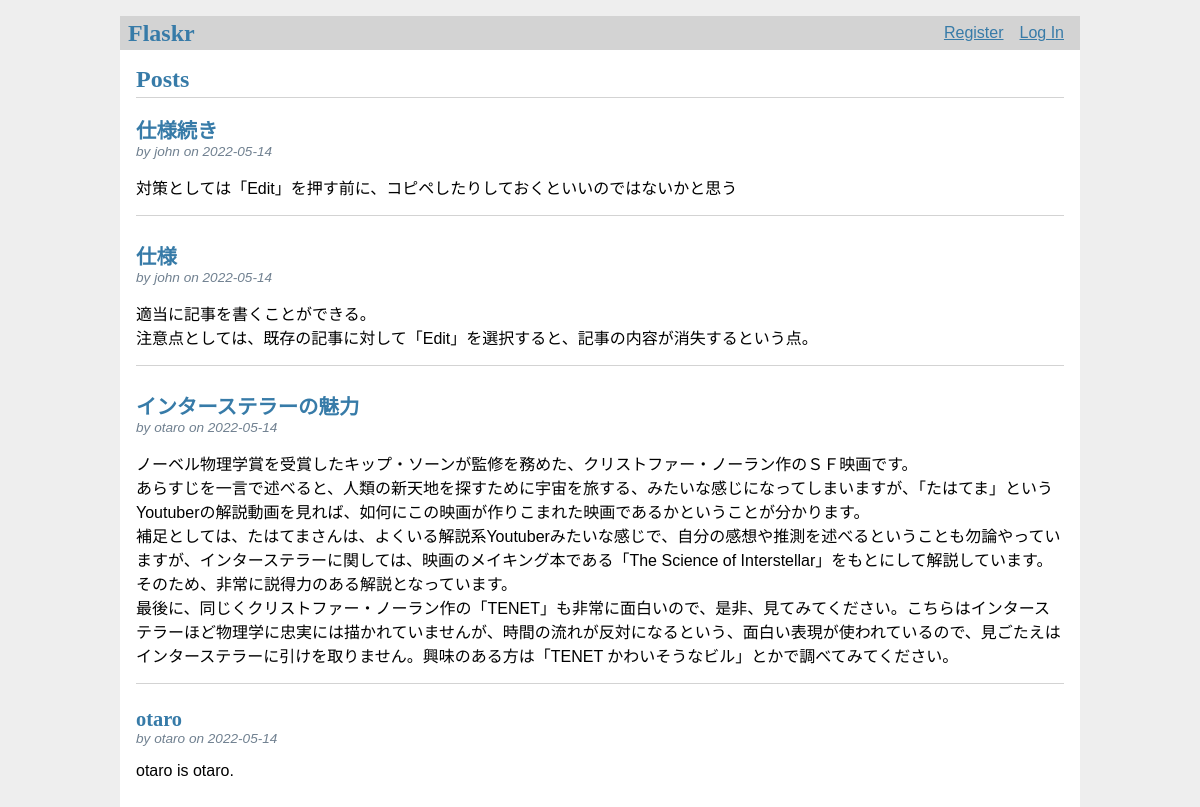
The app's page /, older data.
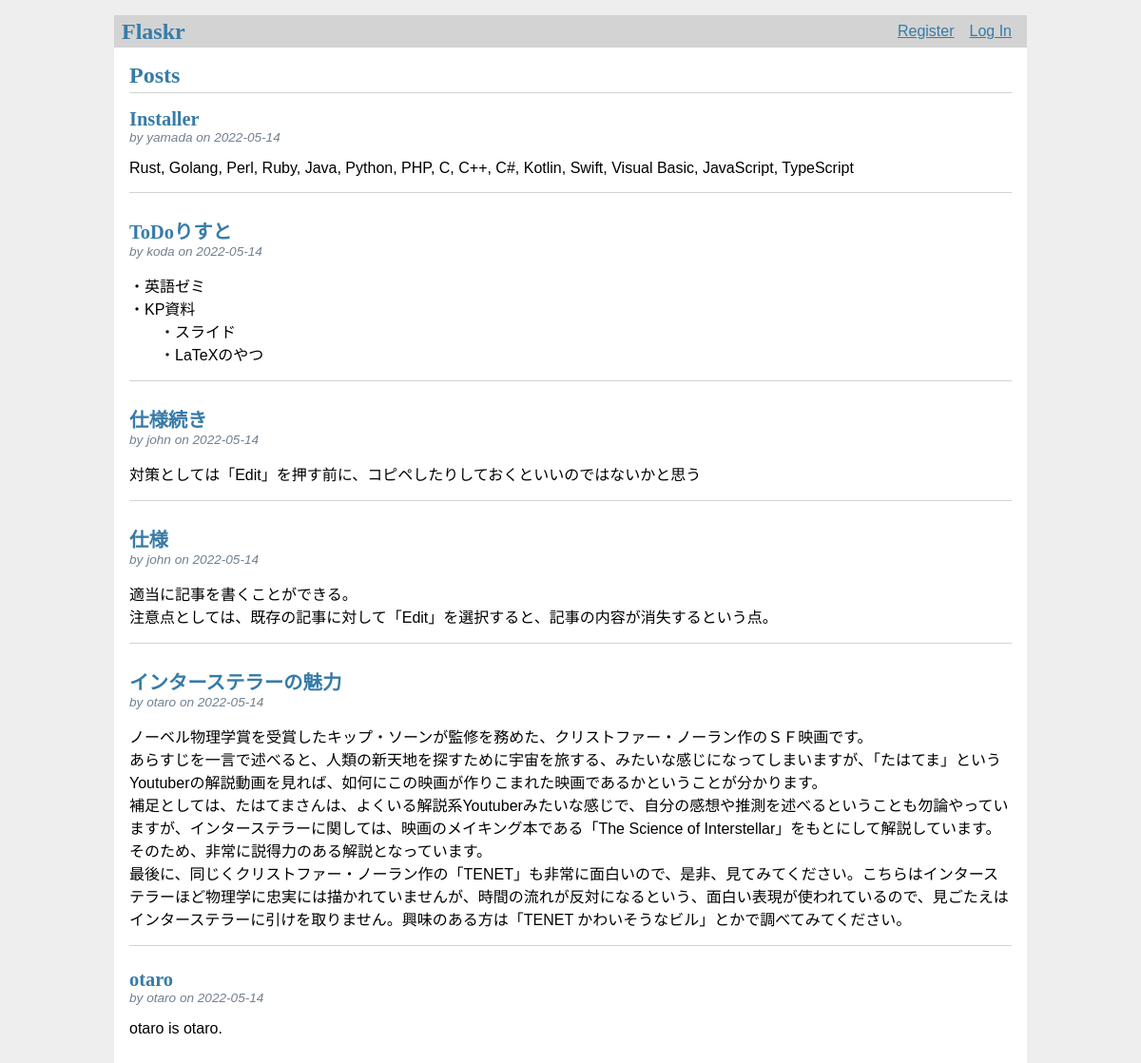
The same page, newer data.
### tables this page shows
CREATE TABLE post (
  id INTEGER PRIMARY KEY AUTOINCREMENT,
  author_id INTEGER NOT NULL,
  created TIMESTAMP NOT NULL DEFAULT CURRENT_TIMESTAMP,
  title TEXT NOT NULL,
  body TEXT NOT NULL,
  FOREIGN KEY (author_id) REFERENCES user (id)
);

CREATE TABLE user (
  id INTEGER PRIMARY KEY AUTOINCREMENT,
  username TEXT UNIQUE NOT NULL,
  password TEXT NOT NULL
);

### flaskr/blog.py (the view)
@bp.route('/')
def index():
    db = get_db()
    posts = db.execute(
        'SELECT p.id, title, body, created, author_id, username'
        '  FROM post p JOIN user u ON p.author_id = u.id'
        ' ORDER BY created DESC'
    ).fetchall()
    return render_template('blog/index.html', posts=posts)

### flaskr/auth.py (called while the page is built)
@bp.before_app_request
def load_logged_in_user():
    user_id = session.get('user_id')
    if user_id is None:
        g.user = None
    else:
        g.user = get_db().execute(
            'SELECT * FROM user WHERE id = ?', (user_id,)
        ).fetchone()

### flaskr/db.py (called while the page is built)
def get_db():
    if 'db' not in g:
        g.db = sqlite3.connect(
            current_app.config['DATABASE'],
            detect_types=sqlite3.PARSE_DECLTYPES
        )
        g.db.row_factory = sqlite3.Row
    return g.db

### flaskr/templates/blog/index.html (shortened to what this page needs)
{% extends 'base.html' %}
{% block header %}
  <h1>{% block title %}Posts{% endblock %}</h1>
{% endblock %}
{% block content %}
  {% for post in posts %}
    <article class="post">
      <header>
        <div>
          <h1>{{ post['title'] }}</h1>
          <div class="about">by {{ post['username'] }} on {{ post['created'].strftime('%Y-%m-%d') }}</div>
        </div>
      </header>
      <p class="body">{{ post['body'] }}</p>
    </article>
    {% if not loop.last %}
      <hr>
    {% endif %}
  {% endfor %}
{% endblock %}

### flaskr/templates/base.html (shortened to what this page needs)
<!doctype html>
<link rel="stylesheet" href="{{ url_for('static', filename='style.css') }}">
<nav>
  <h1>Flaskr</h1>
  <ul>
    {% if g.user %}
      <li><span>{{ g.user['username'] }}</span>
      <li><a href="{{ url_for('auth.logout') }}">Log Out</a>
    {% else %}
      <li><a href="{{ url_for('auth.register') }}">Register</a>
      <li><a href="{{ url_for('auth.login') }}">Log In</a>
    {% endif %}
  </ul>
</nav>
<section class="content">
  <header>
    {% block header %}{% endblock %}
  </header>
  {% block content %}{% endblock %}
</section>

### flaskr/static/style.css (style rules this page uses)
h1 { font-family: serif; color: #377ba8; margin: 1rem 0; }
a { color: #377ba8; }
hr { border: none; border-top: 1px solid lightgray; }
nav { background: lightgray; display: flex; align-items: center; padding: 0 0.5rem; }
nav h1 { flex: auto; margin: 0; }
nav ul { display: flex; list-style: none; margin: 0; padding: 0; }
nav ul li a, nav ul li span, header .action { display: block; padding: 0.5rem; }
.content { padding: 0 1rem 1rem; }
.content > header { border-bottom: 1px solid lightgray; display: flex; align-items: flex-end; }
.content > header h1 { flex: auto; margin: 1rem 0 0.25rem 0; }
.post > header { display: flex; align-items: flex-end; font-size: 0.85em; }
.post > header > div:first-of-type { flex: auto; }
.post > header h1 { font-size: 1.5em; margin-bottom: 0; }
.post .about { color: slategray; font-style: italic; }
.post .body { white-space: pre-line; }
.content:last-child { margin-bottom: 0; }

Row changes from the older to the newer data that the page shows:
added post: title "Installer", username "yamada", created "2022-05-14", body "Rust, Golang, Perl, Ruby, Java, Python, PHP, C, C++, C#, Kotlin, Swift, Visual Basic, JavaScript, TypeScript"
added post: title "ToDoりすと", username "koda", created "2022-05-14", body "・英語ゼミ ・KP資料 ・スライド ・LaTeXのやつ"
